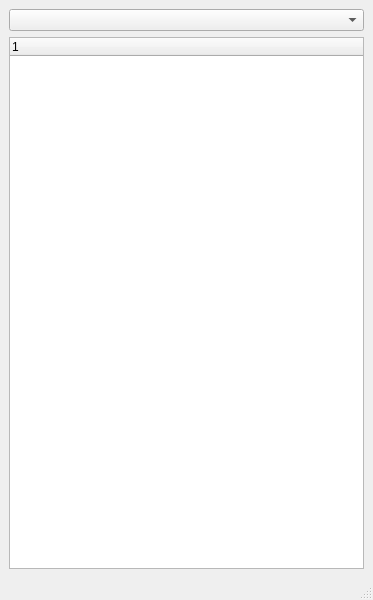
<?xml version="1.0" encoding="UTF-8"?>
<ui version="4.0">
 <class>key_actor_window</class>
 <widget class="QMainWindow" name="key_actor_window">
  <property name="geometry">
   <rect>
    <x>0</x>
    <y>0</y>
    <width>373</width>
    <height>600</height>
   </rect>
  </property>
  <property name="windowTitle">
   <string>Key Actors</string>
  </property>
  <widget class="QWidget" name="centralwidget">
   <layout class="QVBoxLayout" name="verticalLayout_2">
    <item>
     <layout class="QVBoxLayout" name="verticalLayout">
      <item>
       <widget class="QComboBox" name="metric_combo_box"/>
      </item>
      <item>
       <widget class="QTreeWidget" name="metric_tree">
        <column>
         <property name="text">
          <string notr="true">1</string>
         </property>
        </column>
       </widget>
      </item>
     </layout>
    </item>
   </layout>
  </widget>
  <widget class="QMenuBar" name="menubar">
   <property name="geometry">
    <rect>
     <x>0</x>
     <y>0</y>
     <width>373</width>
     <height>25</height>
    </rect>
   </property>
  </widget>
  <widget class="QStatusBar" name="statusbar"/>
 </widget>
 <resources/>
 <connections/>
</ui>
